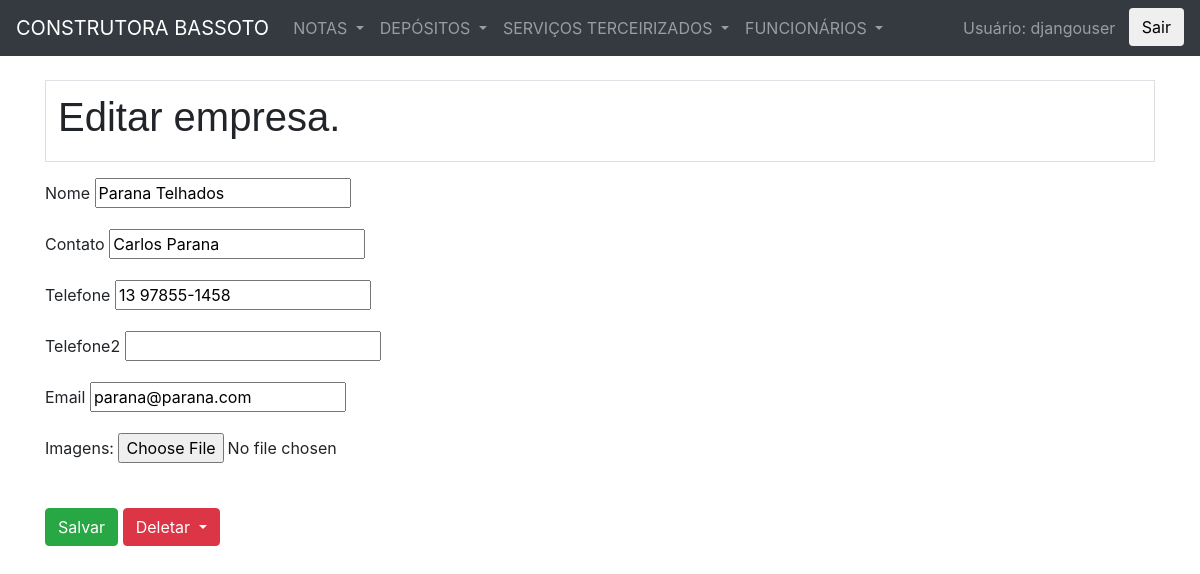
The app's page /empresa_servico/1/edit/ (signed in) with its own data.
### notas/models.py (models this page shows, shortened)
class EmpresaServico(models.Model):
	nome = models.CharField(
		max_length=40
		)
	contato = models.CharField(
		max_length=30
	)
	telefone = models.CharField(
		max_length=17,
		blank=True
		)
	telefone2 = models.CharField(
		max_length=17,
		blank=True
		)
	email = models.EmailField(
		max_length=70,
		blank=True
		)
	descricao = models.CharField(
		max_length=150,
		blank=True
		)
	imagem = models.FileField(
		upload_to='empresas_servicos',
		blank=True,
		)

### notas/views.py (the view)
# urls.py: path('empresa_servico/<int:pk>/edit/', views.empresa_edit, name='empresa_edit'),
@login_required
def empresa_edit(request, pk):
    empresa_servico = get_object_or_404(EmpresaServico, pk=pk)
    if request.method == "POST":
        form = EmpresaServicoForm(request.POST, request.FILES, instance=empresa_servico)
        if form.is_valid():
            form.save()
            next = request.POST.get('next', '/')
            return HttpResponseRedirect(next)
    else:
        form = EmpresaServicoForm(instance=empresa_servico)
        pk = pk
        context = {
            'form': form,
            'pk': pk,
            'media_url':"/media/"
            }
    return render(request, 'empresas/empresa_edit.html', context)

### notas/forms.py
class EmpresaServicoForm(forms.ModelForm):
    class Meta:
        model = EmpresaServico
        fields = ['nome', 'contato', 'telefone', 'telefone2', 'email', 'descricao', 'imagem']

### notas/templates/empresas/empresa_edit.html (shortened to what this page needs)
{% extends "notas/base.html" %}
{% block content %}
	<table class="table" border="0">
		<tr>
			<td>
				<h1>Editar empresa.</h1>
			</td>
		</tr>
	</table>
	<form method="post" enctype="multipart/form-data">
		<p>
		<label>{{ form.nome.label }}</label>
		{{ form.nome }}
		</p>
		<p>
		<label>{{ form.contato.label }}</label>
		{{ form.contato }}
		</p>
		<p>
		<label>{{ form.telefone.label }}</label>
		{{ form.telefone }}
		</p>
		<p>
		<label>{{ form.telefone2.label }}</label>
		{{ form.telefone2 }}
		</p>
		<p>
		<label>{{ form.email.label }}</label>
		{{ form.email }}
		</p>
		<p><label for="imagem">Imagens:</label>
		{{ form.imagem }}
		</p>
		<button type="submit" class="btn btn-success">Salvar</button>
		<div class="btn-group">
			<button type="button" class="btn btn-danger dropdown-toggle" data-toggle="dropdown" aria-haspopup="true" aria-expanded="false">
   				Deletar
			</button>
		</div>
	</form>
{% endblock %}

### Z_construtoraBassotoFiles/notas/templates/notas/base.html (shortened to what this page needs)
{% load static %}
<!doctype html>
<html>
	<head>
    <link rel="stylesheet" href="https://stackpath.bootstrapcdn.com/bootstrap/4.1.0/css/bootstrap.min.css">
  <link rel="stylesheet" href="https://use.fontawesome.com/releases/v5.0.13/css/all.css">
	</head>
	<body>
<nav class="navbar navbar-expand-sm bg-dark navbar-dark">
  </button> <a class="navbar-brand" href="{% url 'notas:nota_list' %}">CONSTRUTORA BASSOTO</a>
  <div class="collapse navbar-collapse" id="collapsibleNavbar">
  <ul class="navbar-nav">
    <li class="nav-item dropdown">
      <a class="nav-link dropdown-toggle" href="#" id="navbardrop" data-toggle="dropdown">
        NOTAS
      </a>
    </li>
    <li class="nav-item dropdown">
      <a class="nav-link dropdown-toggle" href="#" id="navbardrop" data-toggle="dropdown">
        DEPÓSITOS
      </a>
    </li>
    <li class="nav-item dropdown">
      <a class="nav-link dropdown-toggle" href="#" id="navbardrop" data-toggle="dropdown">
        SERVIÇOS TERCEIRIZADOS
      </a>
    </li>
    <li class="nav-item dropdown">
      <a class="nav-link dropdown-toggle" href="#" id="navbardrop" data-toggle="dropdown">
        FUNCIONÁRIOS
      </a>
  </ul>
      <li class="navbar-nav ml-auto">
        {% if user.is_authenticated %}
          <div class="navbar-text">Usuário: {{ user.get_username }}&nbsp;&nbsp;&nbsp;</div>
            <form action="{% url 'logout'%}?next={{request.path}}" method="get">
              <button type="submit" class="btn btn-default navbar-btn" >Sair</button>
            </form>
        {% else %}
            <form action="{% url 'login'%}?next={{request.path}}" method="get">
              <button type="submit" class="btn btn-default navbar-btn" >Sair</button>
            </form>
        {% endif %}
    </li>
  </div>
</nav>
<br>
		<div class="container">
			<main>
				{% block content %}
        {% endblock %}
			</main>
		</div>
 	</body>
</html>

### Z_construtoraBassotoFiles/notas/templates/notas/base.html (style rules this page uses)
table { font-family: arial, sans-serif; border-collapse: collapse; width: 100%; }
td, th { border: 1px solid #dddddd; text-align: left; padding: 8px; }

### records on screen
EmpresaServico: nome "Parana Telhados", contato "Carlos Parana", telefone "13 97855-1458", email "parana@parana.com"

### other values on screen
{{ user.get_username }} "djangouser"
